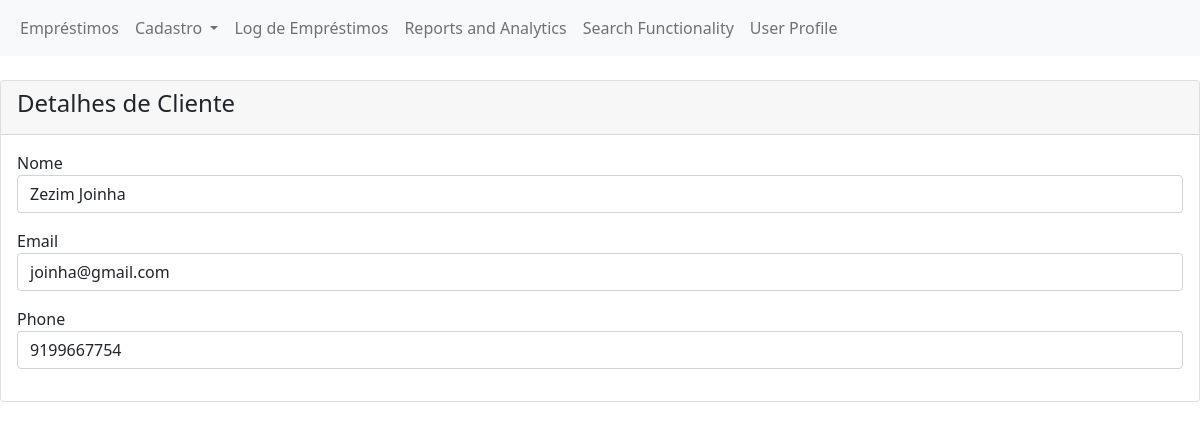
The app's page /dashboard/operations/client/view_borrower.php?id=1 with its own data.
### tables this page shows
CREATE TABLE `borrowers` (
  `id` int(11) NOT NULL,
  `name` varchar(100) NOT NULL,
  `email` varchar(100) DEFAULT NULL,
  `institute` varchar(50) DEFAULT NULL,
  `sigla` varchar(15) DEFAULT NULL,
  `phone` varchar(20) DEFAULT NULL
);

### dashboard/operations/client/view_borrower.php (the view, shortened to what this page needs)
<!DOCTYPE html>
<html lang="en">
<head>
    <link href="https://cdn.jsdelivr.net/npm/bootstrap@5.1.3/dist/css/bootstrap.min.css" rel="stylesheet">
</head>
<body>
    <nav class="navbar navbar-expand-lg navbar-light bg-light">
        <div class="container-fluid">
            <div class="collapse navbar-collapse" id="navbarNavAltMarkup">
            <div class="navbar-nav">
                <a class="nav-link" href="../../transations/manage_borrow.php">Empréstimos</a>
                <div class="nav-item dropdown">
                    <a class="nav-link dropdown-toggle" href="#" id="cadastroDropdown" role="button" data-bs-toggle="dropdown" aria-expanded="false">
                        Cadastro
                    </a>
                </div>
                <a class="nav-link" href="#">Log de Empréstimos</a>
                <a class="nav-link" href="#">Reports and Analytics</a>
                <a class="nav-link" href="#">Search Functionality</a>
                <a class="nav-link" href="#">User Profile</a>
            </div>
            </div>
        </div>
    </nav>
    <div class="row">
            <div class="col-md-12">
                <div class="card mt-4">
                    <div class="card-header">
                        <h4>Detalhes de Cliente</h4>
                    </div>
                    <?php
                    if(isset($_GET['id'])){
                        include_once '../../../db/database.php';
                        $sql_query = "SELECT * FROM borrowers WHERE id = " . $_GET['id'];
                        $result_set = mysqli_query($conn, $sql_query);
                        $fetched_row = mysqli_fetch_array($result_set);
                    }
                    ?>
                    <div class="card-body">
                    <form>
                        <div class="form-group mb-3">
                            <label for="">Nome</label>
                            <p class="form-control">
                                <?=$fetched_row['name'];?>
                            </p>
                        </div>
                        <div class="form-group mb-3">
                            <label for="">Email</label>
                            <p class="form-control">
                                <?=$fetched_row['email'];?>
                            </p>
                        </div>
                        <div class="form-group mb-3">
                            <label for="">Phone</label>
                            <p class="form-control">
                                <?=$fetched_row['phone'];?>
                            </p>
                        </div>
                    </form>
                    </div>
                </div>
            </div>
        </div>
</body>
</html>

### records on screen
borrowers: name "Zezim Joinha", email "joinha@gmail.com", phone "9199667754"
